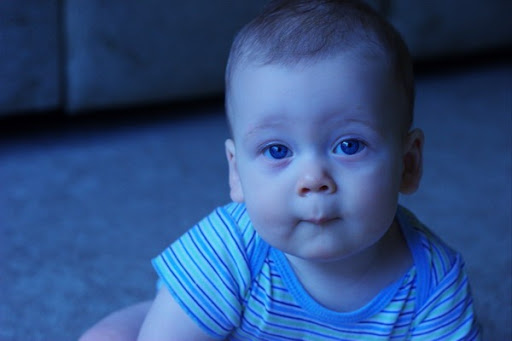
#> input picture baby.jpg, 512 x 341 px
$ jupyter execute --allow-errors 'PAICLab-10-White Balance.ipynb'
#> lines starting #> are read from the running program, lines starting #| are printed output that depends on the picture; long printed decimals are rounded
# White Balance
Informatia captata de un aparat de fotografiat trece printr-o serie de transformari pentru a fi transformata in versiunea finala a imaginii. Una dintre aceste transformari este legata de afisarea culorilor atunci cand scena curenta este expusa la o sursa de luminina colorata (adica nu este alba). Procesul de corectie a problemelor aparute in acest caz se numeste "white balance" si este incadrat in zona de specializare a "constantei culorilor".

Culoarea unei suprafete este obtinuta prin lumina ramasa (reflectata) in urma absorbtiei unei a parti a spectrului razelor de lumina incidente emise de o sursa de lumina. Informatia reflectata este filtrata de catre ochiul uman si apoi procesata de catre cortexul vizual. Fiind un sistem mult mai complex, sistemul vizual uman poate sa identifice, intr-o oarecare masura, culoarea sursei de lumina, suprafetei si culoarea perceputa a suprafetei. In contrast cu acesta, o camera poate sa indetifice doar culoarea perceputa a suprafetei. Scopul algoritmilor de <i>white balance</i> este deci sa identifice culoarea reala a obiectelor din imagine (adica culoarea daca ar fi fost folosita lumina alba).
<center> Un observator uman poate identifica care sunt zonele albe din aceasta imagine, chiar daca arata albastre in acest caz</center>
Sa presupunem ca functia care caracterizeaza din punct de vedere spectral (al lungimilor de unda) sursa de lumina este $S(\lambda)$. Un obiect este caracterizat de functia de transfer $H(\lambda)$, avand forma:
$$ H(\lambda)=
\begin{cases}
1 & \lambda \ \epsilon \ D_H\\
0 & in \ rest\end{cases}$$

Alegerea valorii de 1 este mai aproape de un caz teoretic, dar care usureaza explicatia, in practica fiind mai probabile valori neunitare si variabile. Domeniul $D_H$ este domeniul in care reflexia este perfecta, adica domeniul in care se formeaza culoarea. De exemplu, daca $D_H=[600nm;700nm]$ obiectul va fi rosu; daca $D_H=[400nm;500nm]\cap[600nm;700nm]$ obiectul va fi albastru + rosu = violet.

Culoarea inregistrabila a obiectului caracterizat de $H(\lambda)$ iluminat de sursa de lumina caracterizata de $S(\lambda)$ este data de catre functia spectrala $X(\lambda)$:
$$X(\lambda)=S(\lambda)\times H(\lambda)$$
Daca functia spectrala a sursei de lumina corespunde intregului domeniu vizibil (aproximativ $[400nm,700nm]$), atunci $X(\lambda)$ va corespunde in domeniul de interes cu $H(\lambda)$ si culoarea inregistrabila va fi culoarea corecta. In acest caz (cel optim) se spune ca sursa de lumina are culoarea alba (contine toate componentele cromatice care, compuse, formeaza lumina alba, sau incolora). Dar acest lucru nu este intotdeauna intalnit in practica. Atunci daca:
$$ H(\lambda)=
\begin{cases}
1 & \lambda \ \epsilon \ D_S\\
0 & in \ rest\end{cases}$$
inseamna ca functia spectrala rezultanta a obiectului este:
$$ H(\lambda)=
\begin{cases}
1 & \lambda \ \epsilon \ D_S\cap D_H\\
0 & in \ rest\end{cases}$$
Ecuatia de mai sus ne arata ca crominanta inregistrabila a obiectului este data de fapt de intersectia domeniilor $D_S$ si $D_H$. In acest caz, culoarea obiectului nu mai este cea perceputa de ochiul uman.

O alta latura a problemei este data de faptul ca un observator uman, odata ce a observat un obiect si a memorat culoarea lui, se asteapta ca in orice imagine acel obiect sa aiba culoarea cunosuta. De exemplu, o coala de hartie va fi perceputa ca fiind alba chiar daca este iluminata de catre un bec incandescent (deci culoare rosiatica). Culorile obiectelor sunt memorate ca fiind iluminate de catre culoarea soarelui, care este alba (incolora). Acest fenomen este cunoscut sub denumirea de <i>constanta culorilor</i> si poate fi observat in prima figura, de mai sus. De asemenea, in figura de mai jos se poate vedea aceeasi scena cu diversi iluminanti ((a) alb, (b) rosu, (c) albastru).
<center> Imagini din baza de date creata de Barnard, Martin et al. (a) Scena sub iluminantul denumit canonic (alb); aceasta este imaginiea de dorit. (b) Scena sub un iluminant rosu. (c) Scena sub un iluminant albastru. Imaginile din (b) si (c) sunt iluminate cu iluminanti colorati si in mod evident este deranjant ca nu vedem culorile pe care le asteptam, Spunem ca aceste imagini nu au nivelul de alb corect, iar scopul unui algoritm de constanta a culorilor este sa le transforme in imagini de tipul (a)</center>

## 1. Corectia
Daca ne intoarcem la problema imaginilor si a surselor de lumina, putem considera ca o sursa de lumina este caracterizata de tripletul RGB ($s_R,s_G,s_B$), caz in care un obiect ce sub un iluminant alb ar fi fost caracterizat de ($r_0,g_0,b_0$), va fi caracterizat de fapt de tripletul ($r_1,g_1,b_1$), obtinut prin:
$$r_1=r_0s_R\\
g_1=g_0s_G\\
b_1=b_0s_B$$
Daca se cunosc componentele sursei de lumina, factorii de corectie, care permit obtinerea valorilor originale din valorile masurate sunt:
$$k_R=\frac{1}{s_R}\\
k_G=\frac{1}{s_G}\\
k_B=\frac{1}{s_B}$$

Uneori, pentru simplificare, se poate considera nivelul de verde (este cel mai aproape de luminanta) ca fiind corect si scala doar celelalte doua plane de culoare cu constantele:
$$K_R=\frac{s_G}{s_R}\\
K_G=1\\
K_B=\frac{s_G}{s_B}$$

In acest caz, in loc de tripletul ($r_0,g_0,b_0$), vom obtine tripletul ($(r_0s_G),(g_0s_G),(b_0s_G)$), care conduce la o varianta corecta din punct de vedere cromatic al imaginii, dar cu luminozitatea medie scalata cu $s_G$.

In practica, camerele fotografice digitale au un algoritm automat de determinare a nivelului de alb, iar variantele profesioniste permit inclusiv interventia utilizatorului in estimarea nivelului de alb. Aceasta valoare fie ajusteaz algoritmul intern, fie pur si simplu exprima temperatura sursei de culoare.

<center>Corectia culorilor</center>

## 2. Metoda "cel mai stralucitor obiect este alb"
O prima abordare, datorita simplitatii ei, consta in a considera cel mai stralucitor obiect al scenei a fi alb, adica a fi caracterizat de catre tripletul RGB: $[255,255,255]$. Si in acest caz exista doua variante.

O prima varianta presupune determinarea individuala a maximului pe fiecare plan de culoare. Sa presupunem ca au fost identificate valorile $R_{max},G_{max},B_{max}$. Aceste valori pot sa nu corespunda unui singur punct si sa provina de la locatii diferite. In acest caz tripletul coeficientilor de corectie este dat de:
$$sR=\frac{1}{R_{max}};sG=\frac{1}{G_{max}};sB=\frac{1}{B_{max}}$$

### Exercitiul 1: Implementati algoritmul mentionat. Identificati cazurile pe care functioneaza corect, respectiv incorect.

[cell 1]
import numpy as np
import matplotlib.pyplot as plt
from skimage import color, io
plt.style.use('dark_background')

img = io.imread("../baby.jpg")
#> img is the input picture: shape (341, 512, 3); mean R, G, B 46.9, 78.8, 131.8
img = img[:,:,0:3]/255.0 # lucram in [0,1]
plt.figure(), plt.imshow(img), plt.show()

# gasim Rmax, Gmax, Bmax
rmax = np.max(img[:,:,0])
#> rmax = 0.639
gmax = np.max(img[:,:,1])
#> gmax = 0.851
bmax = np.max(img[:,:,2])
#> bmax = 1

print(rmax, gmax, bmax)
#| 0.6392 0.851 1.0

img[:,:,0] = img[:,:,0] / (rmax) # could be / 0
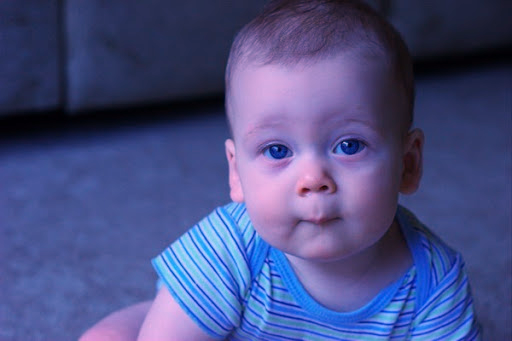
#> img: shape (341, 512, 3) float64; mean R, G, B 0.288, 0.309, 0.517
img[:,:,1] = img[:,:,1] / (gmax)
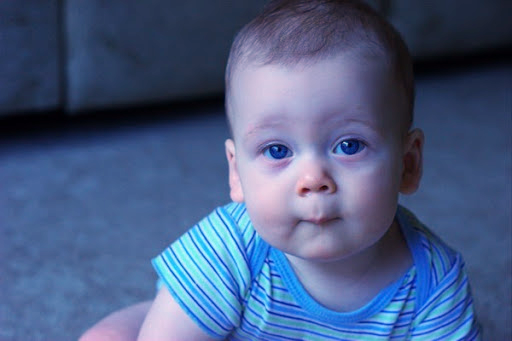
#> img: shape (341, 512, 3) float64; mean R, G, B 0.288, 0.363, 0.517
img[:,:,2] = img[:,:,2] / (bmax)

plt.figure(), plt.imshow(img), plt.show()

O a doua varianta presupune identificarea celui mai stralucitor pixel al scenei, ceea ce presupune o sortare a planului de luminanta. Pixelul avand luminanta maxima, $Y_{max}$ va fi caracterizat de tripletul RGB: $R_{max},G_{max},B_{max}$. Si in acest caz, tripletul coeficientilor de corectie este dat de aceleasi formule ca cele prezentate din ecuatia de mai sus.

### Exercitiul 2: Implementati a doua varianta a metodei "cel mai stralucitor obiect este alb". Identificati cazurile in care functioneaza corect, respectiv incorect.
Veti avea nevoie sa identificati locatia exacta a celui mai stralucitor pixel. Pentru a obtine linia si coloana maximului, puteti utiliza sintaxa:
```python
ind = np.unravel_index(np.argmax(A,axis=None),A.shape)
```
, unde ```ind[0]``` reprezinta linia si ```ind[1]``` reprezinta coloana de interes.

#> (a cell that did not finish here is left out)

## 3. Metoda "lumea este gri"
O alta abordare este sa se presupune ca "lumea este gri". Mai precis, aceasta ipoteza inseamna ca media fiecarui plan de culoare este aceeasi, $R_m=G_m=B_m$. In acest caz, se considera ca imaginea originala este in medie gri si imaginea obtinuta isi datoreaza deviatia spectrala componentelor sursei de lumina. In conditiile in care scena este suficient de variata ca si crominanta si are suficient de multe detalii distince, aceasta ipoteza este adevarata.

Pentru aceasta metoda exista mai multe variante. In solutia aleasa pentru exemplificare, vom presupune ca prin mediere pe fiecare plan s-au obtinut valorile: $R_m,G_m,B_m$. Atunci valoarea medie a scenei (nivelul de gri echivalent) este:
$$I_m = \frac{R_m+G_m+B_m}{3}$$

Presupunerea de baza este ca de fapt ar trebui sa obtineam $I_m=R_m=G_m=B_m$. In acest caz vom considera componentele sursei de lumina ca fiind:
$$kR=\frac{R_m}{I_m};kG=\frac{G_m}{I_m};kB=\frac{B_m}{I_m}$$

### Exercitiul 3: Implementati algoritmul mentionat. Identificati cazurile pe care functioneaza corect, respectiv incorect.

[cell 3]
img = io.imread("Penguins.jpg")
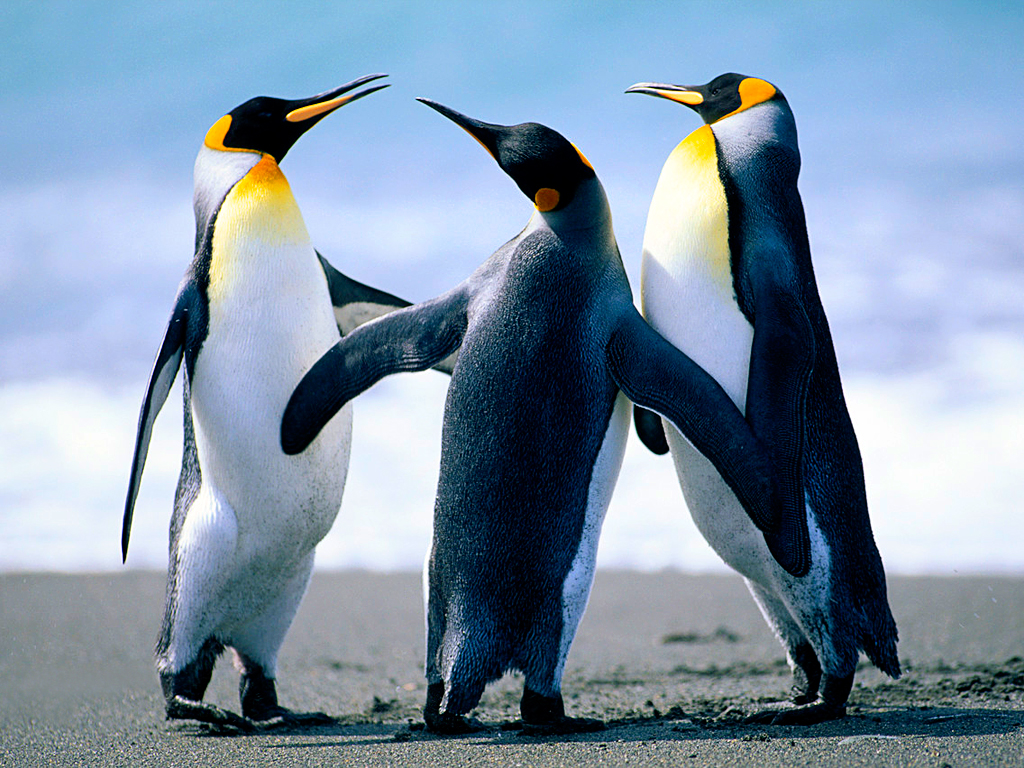
#> input picture Penguins.jpg, 1024 x 768 px, found by its file name
#> img is the input picture: shape (768, 1024, 3); mean R, G, B 127.8, 148, 168.1
img = img[:,:,0:3]/255.0 # lucram in [0,1]
plt.figure(), plt.imshow(img), plt.show()

L,C,pl = np.shape(img)
#> L = 768; C = 1024; pl = 3

Rm = np.mean(img[:,:,0])
#> Rm = 0.501
Gm = np.mean(img[:,:,1])
#> Gm = 0.581
Bm = np.mean(img[:,:,2])
#> Bm = 0.659

print(Rm, Gm, Bm)
#| 0.5013 0.5806 0.6593

Im = (Rm+Gm+Bm)/3
#> Im = 0.58

kR = Rm/Im
#> kR = 0.864
kG = Gm/Im
#> kG = 1
kB = Bm/Im
#> kB = 1.14

img[:,:,0] = img[:,:,0] * kR
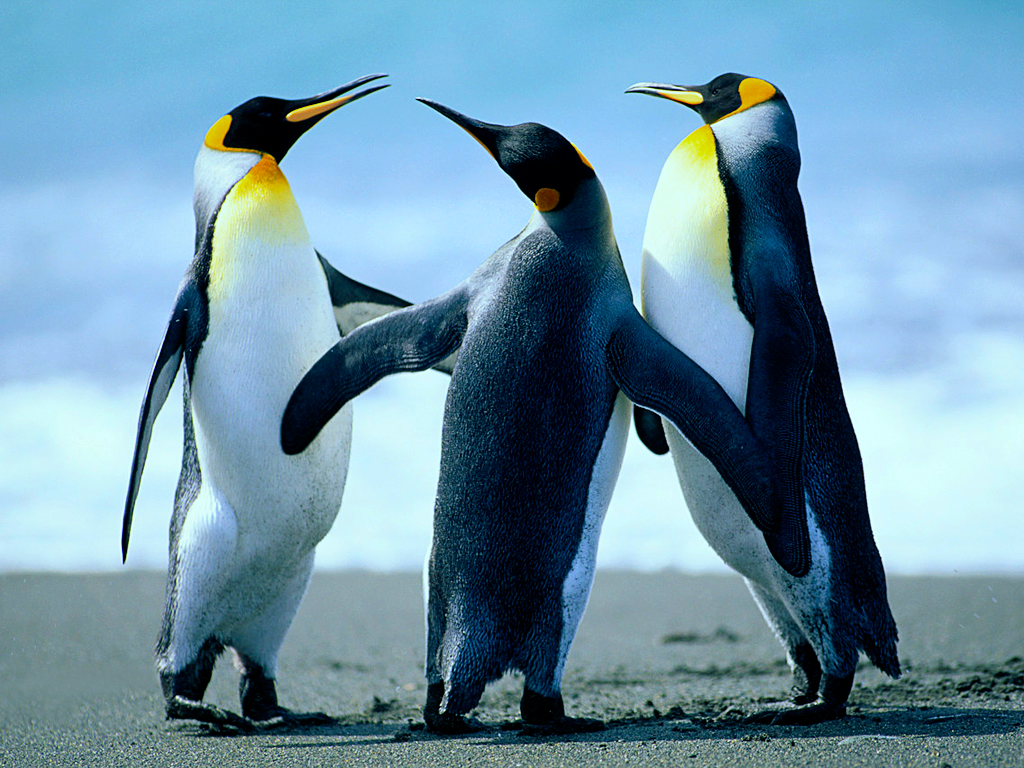
#> img: shape (768, 1024, 3) float64; mean R, G, B 0.433, 0.581, 0.659
img[:,:,1] = img[:,:,1] * kG
img[:,:,2] = img[:,:,2] * kB
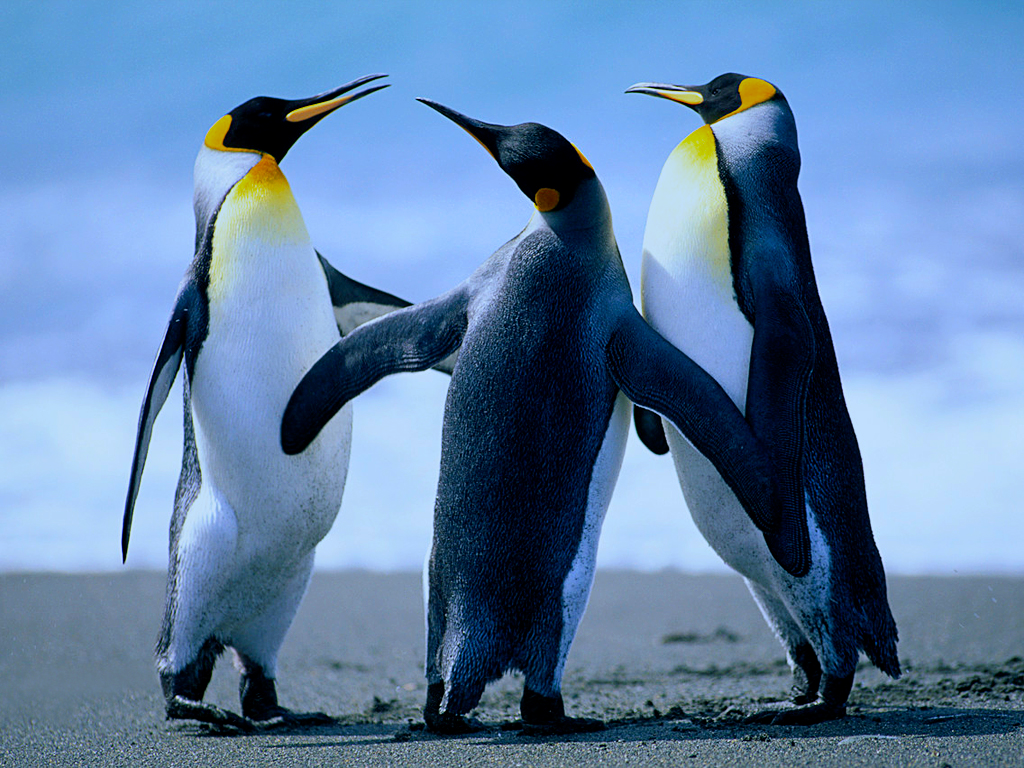
#> img: shape (768, 1024, 3) float64; mean R, G, B 0.433, 0.581, 0.749; drawn with min black and max white

plt.figure(), plt.imshow(img), plt.show()

########################################

img2 = np.zeros((200,200,3), dtype=np.uint8)

L,C,_ = np.shape(img2)

img2[0:L//2,0:C//2]     = [255,0,0]
img2[L//2+1:L,0:C//2]   = [0,0,255]

img2[0:L//2,C//2+1:C]   = [0,255,0]
img2[L//2+1:L,C//2+1:C] = [255//2,255//2,255//2]

plt.figure(), plt.imshow(img2), plt.show()
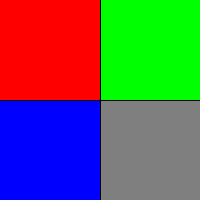
#> shown: shape (200, 200, 3); mean R, G, B 94.9, 94.2, 94.2

img2[:,:,0] = img2[:,:,0]*0.67
img2[:,:,1] = img2[:,:,1]*0.46
img2[:,:,2] = img2[:,:,2]*0.88

plt.figure(), plt.imshow(img2), plt.show()
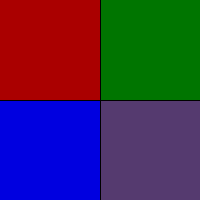
#> shown: shape (200, 200, 3); mean R, G, B 63.3, 43.2, 82.6

L,C,pl = np.shape(img2)

Rm = np.mean(img2[:,:,0])
Gm = np.mean(img2[:,:,1])
Bm = np.mean(img2[:,:,2])

print(Rm, Gm, Bm)

Im = (Rm+Gm+Bm)/3

kR = Rm/Im
kG = Gm/Im
kB = Bm/Im

img2[:,:,0] = img2[:,:,0] * kR
img2[:,:,1] = img2[:,:,1] * kG
img2[:,:,2] = img2[:,:,2] * kB

plt.figure(), plt.imshow(img2), plt.show()
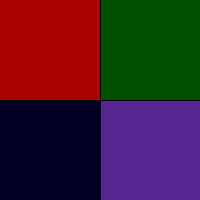
#> shown: shape (200, 200, 3); mean R, G, B 63.3, 29.4, 44.7
